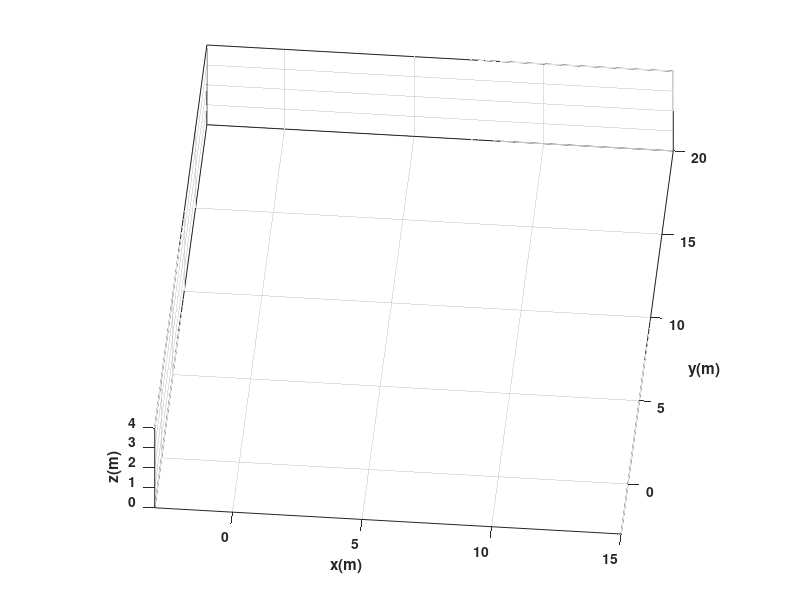

The MATLAB script that drew this image: (Note: this script raises an error after producing the figure.)
clear
close all
clc

%%%%%%%%%%%%%%%%%%%%%%%%%%%%%% TIEMPO %%%%%%%%%%%%%%%%%%%%%%%%%%%%%%%%%%%%%

tf = 10;             % Tiempo de simulacion (ajustado al dominio)
ts = 0.1;            
t = 0: ts: tf;       
N = length(t);       

%%%%%%%%%%%%%%%%%%%%%%%% CONDICIONES INICIALES %%%%%%%%%%%%%%%%%%%%%%%%%%%%

x1 = zeros(1,N+1);  
y1 = zeros(1,N+1);  
phi = zeros(1,N+1); 

% Condiciones de la trayectoria específicas
x1(1) = 0;              
y1(1) = 0;              
phi(1) = atan(2);       

%%%%%%%%%%%%%%%%%%%%%%%%%%%% PUNTO DE CONTROL %%%%%%%%%%%%%%%%%%%%%%%%%%%%%

hx = zeros(1,N+1);  
hy = zeros(1,N+1);  

hx(1) = x1(1);
hy(1) = y1(1);

%%%%%%%%%%%%%%%%%%%%%% VELOCIDADES DE REFERENCIA %%%%%%%%%%%%%%%%%%%%%%%%%%

u = zeros(1,N); % velocidad lineal
w = zeros(1,N); % velocidad angular

for k = 1:N
    
    tk = t(k);
    
    dx = 1;
    dy = 2*(exp(-0.3*tk)*cos(tk) - 0.3*exp(-0.3*tk)*sin(tk));
    
    % Velocidad lineal
    u(k) = sqrt(dx^2 + dy^2);
    
    expr = 2*(-0.6*exp(-0.3*tk)*cos(tk) - 0.91*exp(-0.3*tk)*sin(tk));
    % Velocidad angular
    w(k) = expr / (1 + (2*(exp(-0.3*tk)*cos(tk) - 0.3*exp(-0.3*tk)*sin(tk)))^2);
    
end

%%%%%%%%%%%%%%%%%%%%%%%%% BUCLE DE SIMULACION %%%%%%%%%%%%%%%%%%%%%%%%%%%%%%%%

for k=1:N 
    
    phi(k+1)=phi(k)+w(k)*ts; % Integral numérica (método de Euler)
    
    %%%%%%%%%%%%%%%%%%%%% MODELO CINEMATICO %%%%%%%%%%%%%%%%%%%%%%%%%
    %Aplicamos el modelo cinemático diferencial para obtener las
    %velocidades en x, y, phi
    xp1=u(k)*cos(phi(k+1)); 
    yp1=u(k)*sin(phi(k+1));
    phip= w(k)

    x1(k+1)=x1(k) + xp1*ts ; % Integral numérica (método de Euler)
    y1(k+1)=y1(k) + yp1*ts ; % Integral numérica (método de Euler)
    
    
    % Posicion del robot con respecto al punto de control
    hx(k+1)=x1(k+1); 
    hy(k+1)=y1(k+1);

end

%%%%%%%%%%%%%%%%%%%%%%%%%%%%% SIMULACION VIRTUAL 3D %%%%%%%%%%%%%%%%%%%%%%%%%%%%

% a) Configuracion de escena

scene=figure;  % Crear figura (Escena)
set(scene,'Color','white'); % Color del fondo de la escena
set(gca,'FontWeight','bold') ;% Negrilla en los ejes y etiquetas
sizeScreen=get(0,'ScreenSize'); % Retorna el tamaño de la pantalla del computador
set(scene,'position',sizeScreen); % Congigurar tamaño de la figura
camlight('headlight'); % Luz para la escena
axis equal; % Establece la relación de aspecto para que las unidades de datos sean las mismas en todas las direcciones.
grid on; % Mostrar líneas de cuadrícula en los ejes
box on; % Mostrar contorno de ejes
xlabel('x(m)'); ylabel('y(m)'); zlabel('z(m)'); % Etiqueta de los eje

view([5 40]); % Orientacion de la figura
axis([-3 15 -3 20 0 4]); % Ingresar limites minimos y maximos en los ejes x y z [minX maxX minY maxY minZ maxZ]

% b) Graficar robots en la posicion inicial
scale = 4;
MobileRobot_5;
H1=MobilePlot_4(x1(1),y1(1),phi(1),scale);hold on;

% c) Graficar Trayectorias
H2=plot3(hx(1),hy(1),0,'r','lineWidth',2);

% d) Bucle de simulacion de movimiento del robot

step=1; % pasos para simulacion

for k=1:step:N

    delete(H1);    
    delete(H2);
    
    H1=MobilePlot_4(x1(k),y1(k),phi(k),scale);
    H2=plot3(hx(1:k),hy(1:k),zeros(1,k),'r','lineWidth',2);
    
    pause(ts);

end

%%%%%%%%%%%%%%%%%%%%%%%%%%%%% Graficas %%%%%%%%%%%%%%%%%%%%%%%%%%%%
graph=figure;  % Crear figura (Escena)
set(graph,'position',sizeScreen); % Congigurar tamaño de la figura
subplot(211)
plot(t,u,'b','LineWidth',2),grid('on'),xlabel('Tiempo [s]'),ylabel('m/s'),legend('u');
subplot(212)
plot(t,w,'r','LineWidth',2),grid('on'),xlabel('Tiempo [s]'),ylabel('[rad/s]'),legend('w');
